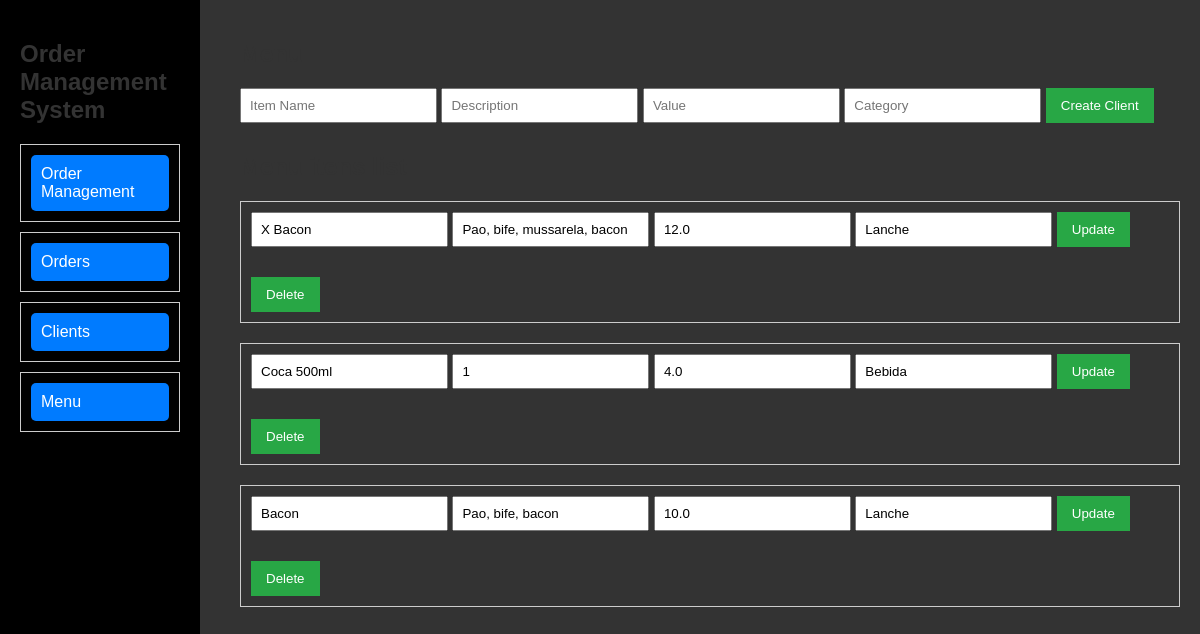
The page /menu on the database its author committed.
### models.py (models this page shows)
class Menu(db.Model):
    id = db.Column(db.Integer, primary_key=True)
    item_name = db.Column(db.String(100), nullable=False)
    description = db.Column(db.String(200), nullable=False)
    item_value = db.Column(db.Float, nullable=False)
    category = db.Column(db.String(100), nullable=False)
    order_items = db.relationship('OrderItem', backref='menu_item', lazy=True)

### app.py (the view)
@app.route('/menu')
def menu():
    items = Menu.query.all()
    return render_template('menu.html', menu=items)

### templates/menu.html (shortened to what this page needs)
{% extends "base.html" %}
{% block content %}
<div id="container">
    <h2>Menu</h2>
    <form action="/menu" method="POST">
        <input type="text" name="item_name" placeholder="Item Name" required>
        <input type="text" name="description" placeholder="Description" required>
        <input type="number" name="item_value" placeholder="Value" required>
        <input type="text" name="category" placeholder="Category" required>
        <button type="submit">Create Client</button>
    </form>
    <h2>Menu itens list</h2>
    <ul>
        {% for itens in menu %}
        <li>
            <form action="/menu/{{ itens.id }}/update" method="POST">
                <input type="text" name="item_name" value="{{ itens.item_name }}" required>
                <input type="text" name="description" value="{{ itens.description }}" required>
                <input type="number" name="item_value" value="{{ itens.item_value }}" required>
                <input type="text" name="category" value="{{ itens.category }}" required>
                <button type="submit">Update</button>
            </form>
            <form action="/menu/{{ itens.id }}/delete" method="POST" style="display:inline;">
                <button type="submit">Delete</button>
            </form>
        </li>
        {% endfor %}
    </ul>
</div>
{% endblock %}

### static/css/styles.css (style rules this page uses)
h1, h2 { color: #333; }
body { background-color: #333; font-family: Arial, sans-serif; margin: 0; padding: 0; display: flex; }
form { margin-bottom: 20px; }
input, textarea, select { margin-bottom: 10px; padding: 8px; }
button { padding: 10px 15px; background-color: #28a745; color: white; border: none; cursor: pointer; }
ul { list-style-type: none; padding: 0; }
li { margin-bottom: 20px; padding: 10px; border: 1px solid #ccc; }

### rows shown on the page
Menu: item_name "X Bacon", description "Pao, bife, mussarela, bacon", item_value "12.0", category "Lanche"
Menu: item_name "Coca 500ml", description "1", item_value "4.0", category "Bebida"
Menu: item_name "Bacon", description "Pao, bife, bacon", item_value "10.0", category "Lanche"
